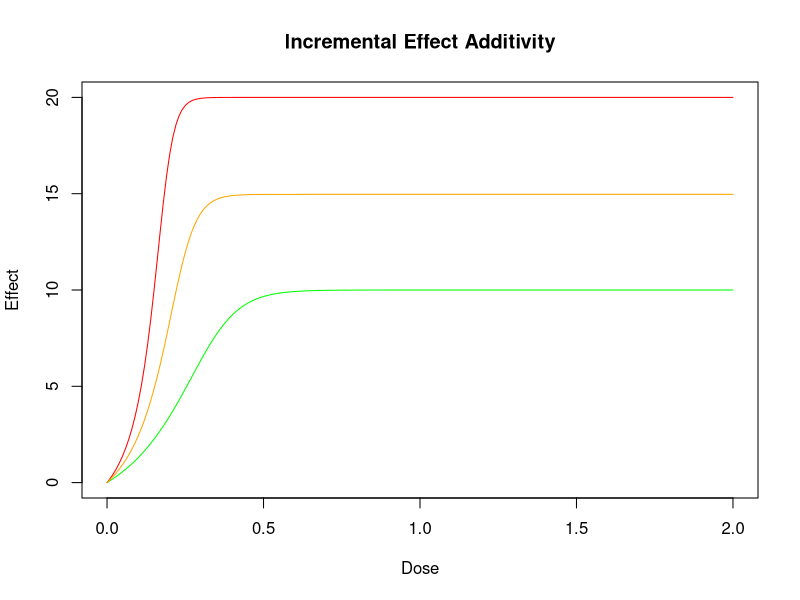

Reproduce this figure in R.
## ---- chunk 1
require(deSolve)
a = c(-1, 2, 4, 3, 10)
E_max = c(10, 20)
r = c(0.5, 0.5)
dI = function(t, E, parms) {
  list(r[1]*(E_max[1]*(1+(a[1]*E/E_max[1]))*(1+(a[2]*E/E_max[1]))*(1+(a[3]*E/E_max[1]))) + r[2]*(E_max[2]*(1+(a[1]*E/E_max[2]))*(1+(a[4]*E/E_max[2]))*(1+(a[5]*E/E_max[2]))))
}
dE1 = function(t, E, parms) {
  list((E_max[1]*(1+(a[1]*E/E_max[1]))*(1+(a[2]*E/E_max[1]))*(1+(a[3]*E/E_max[1]))))
}
dE2 = function(t, E, parms) {
  list((E_max[2]*(1+(a[1]*E/E_max[2]))*(1+(a[4]*E/E_max[2]))*(1+(a[5]*E/E_max[2]))))
}
yini = 0
dose = seq(0, 2, by = 0.01)
out1 = ode(yini, dose, dI, parms = NULL)
out2 = ode(yini, dose, dE1, parms = NULL)
out3 = ode(yini, dose, dE2, parms = NULL)
plot(out3, xlab = "Dose", type = "l", ylab = "Effect", main = "Incremental Effect Additivity", col = "red")
lines(out2, col = "green")
lines(out1, col = "orange")
